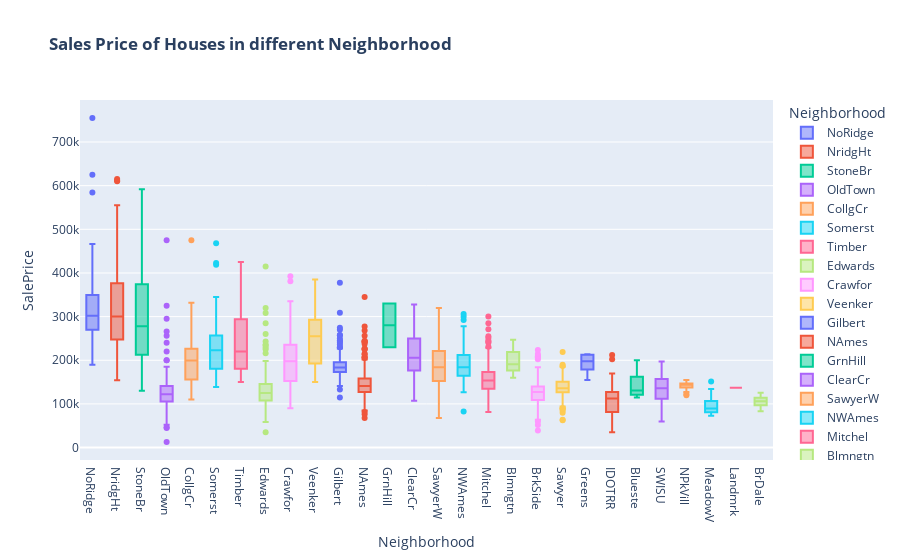

Write notebook code for a chart like this one.
### Code cell
#Sales Price of Houses in different Neighborhood 
px.box(housing_cleaned.sort_values(by=['SalePrice'],ascending=False),
       x='Neighborhood',y='SalePrice',
       color='Neighborhood',
       title='<b> Sales Price of Houses in different Neighborhood')

### Figure 1 — Plotly figure (JSON) as saved in the notebook; plotly's stock layout.template omitted (floating-point values rounded to 4 significant figures; data arrays with more than 128 entries replaced by an {"elided": "..."} marker saying what was removed)
{"data": [{"alignmentgroup": "True", "hovertemplate": "Neighborhood=%{x}<br>SalePrice=%{y}<extra></extra>", "legendgroup": "NoRidge", "marker": {"color": "#636efa"}, "name": "NoRidge", "notched": false, "offsetgroup": "NoRidge", "orientation": "v", "showlegend": true, "type": "box", "x": ["NoRidge", "NoRidge", "NoRidge", "NoRidge", "NoRidge", "NoRidge", "NoRidge", "NoRidge", "NoRidge", "NoRidge", "NoRidge", "NoRidge", "NoRidge", "NoRidge", "NoRidge", "NoRidge", "NoRidge", "NoRidge", "NoRidge", "NoRidge", "NoRidge", "NoRidge", "NoRidge", "NoRidge", "NoRidge", "NoRidge", "NoRidge", "NoRidge", "NoRidge", "NoRidge", "NoRidge", "NoRidge", "NoRidge", "NoRidge", "NoRidge", "NoRidge", "NoRidge", "NoRidge", "NoRidge", "NoRidge", "NoRidge", "NoRidge", "NoRidge", "NoRidge", "NoRidge", "NoRidge", "NoRidge", "NoRidge", "NoRidge", "NoRidge", "NoRidge", "NoRidge", "NoRidge", "NoRidge", "NoRidge", "NoRidge", "NoRidge", "NoRidge", "NoRidge", "NoRidge", "NoRidge", "NoRidge", "NoRidge", "NoRidge", "NoRidge", "NoRidge", "NoRidge"], "x0": " ", "xaxis": "x", "y": [755000, 625000, 584500, 466500, 430000, 410000, 410000, 405000, 403000, 402000, 384500, 372500, 362500, 355000, 350000, 350000, 350000, 348000, 341000, 340000, 337000, 336000, 334000, 333168, 330000, 327000, 325000, 322500, 321000, 315750, 315000, 315000, 315000, 302000, 301500, 300000, 291000, 290000, 290000, 290000, 290000, 290000, 287500, 286000, 285000, 285000, 284500, 280000, 279500, 271000, 269790, 268000, 265000, 263550, 263000, 262000, 260400, 260000, 260000, 260000, 252000, 250000, 248000, 248000, 235000, 221000, 190000], "y0": " ", "yaxis": "y"}, {"alignmentgroup": "True", "hovertemplate": "Neighborhood=%{x}<br>SalePrice=%{y}<extra></extra>", "legendgroup": "NridgHt", "marker": {"color": "#EF553B"}, "name": "NridgHt", "notched": false, "offsetgroup": "NridgHt", "orientation": "v", "showlegend": true, "type": "box", "x": ["NridgHt", "NridgHt", "NridgHt", "NridgHt", "NridgHt", "NridgHt", "NridgHt", "NridgHt", "NridgHt", "NridgHt", "NridgHt", "NridgHt", "NridgHt", "NridgHt", "NridgHt", "NridgHt", "NridgHt", "NridgHt", "NridgHt", "NridgHt", "NridgHt", "NridgHt", "NridgHt", "NridgHt", "NridgHt", "NridgHt", "NridgHt", "NridgHt", "NridgHt", "NridgHt", "NridgHt", "NridgHt", "NridgHt", "NridgHt", "NridgHt", "NridgHt", "NridgHt", "NridgHt", "NridgHt", "NridgHt", "NridgHt", "NridgHt", "NridgHt", "NridgHt", "NridgHt", "NridgHt", "NridgHt", "NridgHt", "NridgHt", "NridgHt", "NridgHt", "NridgHt", "NridgHt", "NridgHt", "NridgHt", "NridgHt", "NridgHt", "NridgHt", "NridgHt", "NridgHt", "NridgHt", "NridgHt", "NridgHt", "NridgHt", "NridgHt", "NridgHt", "NridgHt", "NridgHt", "NridgHt", "NridgHt", "NridgHt", "NridgHt", "NridgHt", "NridgHt", "NridgHt", "NridgHt", "NridgHt", "NridgHt", "NridgHt", "NridgHt", "NridgHt", "NridgHt", "NridgHt", "NridgHt", "NridgHt", "NridgHt", "NridgHt", "NridgHt", "NridgHt", "NridgHt", "NridgHt", "NridgHt", "NridgHt", "NridgHt", "NridgHt", "NridgHt", "NridgHt", "NridgHt", "NridgHt", "NridgHt", "NridgHt", "NridgHt", "NridgHt", "NridgHt", "NridgHt", "NridgHt", "NridgHt", "NridgHt", "NridgHt", "NridgHt", "NridgHt", "NridgHt", "NridgHt", "NridgHt", "NridgHt", "NridgHt", "NridgHt", "NridgHt", "NridgHt", "NridgHt", "NridgHt"], "x0": " ", "xaxis": "x", "y": [615000, 611657, 610000, 555000, 500067, 500000, 479069, 462000, 460000, 451950, 450000, 445000, 440000, 437154, 421250, 418000, 417500, 415000, 412500, 404000, 398800, 395000, 394617, 390000, 386250, 383000, 382500, 380000, 379000, 378000, 376162, 374000, 372397, 372000, 370000, 360000, 360000, 354000, 350000, 350000, 345474, 342643, 342000, 337500, 336860, 335000, 335000, 329900, 326000, 325300, 325000, 324000, 320000, 319900, 317000, 316000, 315000, 310090, 309000, 306000, 300000, 296000, 290000, 286500, 285000, 284000, 284000, 284000, 282500, 280000, 280000, 279000, 277500, 275500, 275000, 275000, 274900, 274000, 269500, 266000, 260116, 259000, 256300, 255900, 255500, 254000, 253293, 252000, 250000, 250000, 248500, 245700, 234250, 232698, 230000, 219500, 214000, 213000, 212500, 209500, 209500, 207500, 207000, 207000, 205000, 204000, 202665, 202500, 200000, 200000, 196000, 194700, 192000, 185850, 184500, 175500, 173000, 173000, 171750, 155000, 154000], "y0": " ", "yaxis": "y"}, {"alignmentgroup": "True", "hovertemplate": "Neighborhood=%{x}<br>SalePrice=%{y}<extra></extra>", "legendgroup": "StoneBr", "marker": {"color": "#00cc96"}, "name": "StoneBr", "notched": false, "offsetgroup": "StoneBr", "orientation": "v", "showlegend": true, "type": "box", "x": ["StoneBr", "StoneBr", "StoneBr", "StoneBr", "StoneBr", "StoneBr", "StoneBr", "StoneBr", "StoneBr", "StoneBr", "StoneBr", "StoneBr", "StoneBr", "StoneBr", "StoneBr", "StoneBr", "StoneBr", "StoneBr", "StoneBr", "StoneBr", "StoneBr", "StoneBr", "StoneBr", "StoneBr", "StoneBr", "StoneBr", "StoneBr", "StoneBr", "StoneBr", "StoneBr", "StoneBr", "StoneBr", "StoneBr", "StoneBr", "StoneBr", "StoneBr", "StoneBr", "StoneBr", "StoneBr", "StoneBr", "StoneBr", "StoneBr", "StoneBr"], "x0": " ", "xaxis": "x", "y": [591587, 538000, 535000, 470000, 455000, 441929, 394432, 392000, 387000, 377426, 375000, 372500, 361919, 356383, 355000, 349265, 334000, 325000, 319900, 318000, 286000, 278000, 275000, 270000, 260000, 251000, 247900, 240000, 239500, 239000, 236500, 213500, 212000, 212000, 207500, 191500, 189000, 188500, 182000, 180000, 180000, 170000, 130000], "y0": " ", "yaxis": "y"}, {"alignmentgroup": "True", "hovertemplate": "Neighborhood=%{x}<br>SalePrice=%{y}<extra></extra>", "legendgroup": "OldTown", "marker": {"color": "#ab63fa"}, "name": "OldTown", "notched": false, "offsetgroup": "OldTown", "orientation": "v", "showlegend": true, "type": "box", "x": {"elided": "213 str values"}, "x0": " ", "xaxis": "x", "y": {"elided": "213 int values"}, "y0": " ", "yaxis": "y"}, {"alignmentgroup": "True", "hovertemplate": "Neighborhood=%{x}<br>SalePrice=%{y}<extra></extra>", "legendgroup": "CollgCr", "marker": {"color": "#FFA15A"}, "name": "CollgCr", "notched": false, "offsetgroup": "CollgCr", "orientation": "v", "showlegend": true, "type": "box", "x": {"elided": "236 str values"}, "x0": " ", "xaxis": "x", "y": {"elided": "236 int values"}, "y0": " ", "yaxis": "y"}, {"alignmentgroup": "True", "hovertemplate": "Neighborhood=%{x}<br>SalePrice=%{y}<extra></extra>", "legendgroup": "Somerst", "marker": {"color": "#19d3f3"}, "name": "Somerst", "notched": false, "offsetgroup": "Somerst", "orientation": "v", "showlegend": true, "type": "box", "x": {"elided": "143 str values"}, "x0": " ", "xaxis": "x", "y": {"elided": "143 int values"}, "y0": " ", "yaxis": "y"}, {"alignmentgroup": "True", "hovertemplate": "Neighborhood=%{x}<br>SalePrice=%{y}<extra></extra>", "legendgroup": "Timber", "marker": {"color": "#FF6692"}, "name": "Timber", "notched": false, "offsetgroup": "Timber", "orientation": "v", "showlegend": true, "type": "box", "x": ["Timber", "Timber", "Timber", "Timber", "Timber", "Timber", "Timber", "Timber", "Timber", "Timber", "Timber", "Timber", "Timber", "Timber", "Timber", "Timber", "Timber", "Timber", "Timber", "Timber", "Timber", "Timber", "Timber", "Timber", "Timber", "Timber", "Timber", "Timber", "Timber", "Timber", "Timber", "Timber", "Timber", "Timber", "Timber", "Timber", "Timber", "Timber", "Timber", "Timber", "Timber", "Timber", "Timber", "Timber", "Timber", "Timber", "Timber", "Timber", "Timber", "Timber", "Timber", "Timber", "Timber", "Timber"], "x0": " ", "xaxis": "x", "y": [425000, 410000, 378500, 375000, 370000, 369900, 335000, 316500, 315500, 315000, 312500, 305000, 298751, 294000, 282000, 281213, 279900, 270000, 265900, 257000, 250000, 244000, 241500, 232500, 228950, 228000, 220000, 220000, 214900, 213500, 204000, 204000, 202900, 202000, 201000, 195000, 187500, 187500, 186700, 184000, 180500, 180000, 180000, 178000, 176000, 175000, 175000, 174000, 174000, 172500, 170000, 167500, 160000, 150000], "y0": " ", "yaxis": "y"}, {"alignmentgroup": "True", "hovertemplate": "Neighborhood=%{x}<br>SalePrice=%{y}<extra></extra>", "legendgroup": "Edwards", "marker": {"color": "#B6E880"}, "name": "Edwards", "notched": false, "offsetgroup": "Edwards", "orientation": "v", "showlegend": true, "type": "box", "x": {"elided": "165 str values"}, "x0": " ", "xaxis": "x", "y": {"elided": "165 int values"}, "y0": " ", "yaxis": "y"}, {"alignmentgroup": "True", "hovertemplate": "Neighborhood=%{x}<br>SalePrice=%{y}<extra></extra>", "legendgroup": "Crawfor", "marker": {"color": "#FF97FF"}, "name": "Crawfor", "notched": false, "offsetgroup": "Crawfor", "orientation": "v", "showlegend": true, "type": "box", "x": ["Crawfor", "Crawfor", "Crawfor", "Crawfor", "Crawfor", "Crawfor", "Crawfor", "Crawfor", "Crawfor", "Crawfor", "Crawfor", "Crawfor", "Crawfor", "Crawfor", "Crawfor", "Crawfor", "Crawfor", "Crawfor", "Crawfor", "Crawfor", "Crawfor", "Crawfor", "Crawfor", "Crawfor", "Crawfor", "Crawfor", "Crawfor", "Crawfor", "Crawfor", "Crawfor", "Crawfor", "Crawfor", "Crawfor", "Crawfor", "Crawfor", "Crawfor", "Crawfor", "Crawfor", "Crawfor", "Crawfor", "Crawfor", "Crawfor", "Crawfor", "Crawfor", "Crawfor", "Crawfor", "Crawfor", "Crawfor", "Crawfor", "Crawfor", "Crawfor", "Crawfor", "Crawfor", "Crawfor", "Crawfor", "Crawfor", "Crawfor", "Crawfor", "Crawfor", "Crawfor", "Crawfor", "Crawfor", "Crawfor", "Crawfor", "Crawfor", "Crawfor", "Crawfor", "Crawfor", "Crawfor", "Crawfor", "Crawfor", "Crawfor", "Crawfor", "Crawfor", "Crawfor", "Crawfor", "Crawfor", "Crawfor", "Crawfor", "Crawfor", "Crawfor", "Crawfor", "Crawfor", "Crawfor", "Crawfor", "Crawfor", "Crawfor", "Crawfor", "Crawfor", "Crawfor", "Crawfor", "Crawfor", "Crawfor"], "x0": " ", "xaxis": "x", "y": [392500, 381000, 335000, 315000, 315000, 315000, 311500, 300000, 289000, 275000, 266500, 263400, 259500, 257500, 257500, 257000, 250000, 250000, 246000, 239000, 239000, 238000, 236500, 235000, 234000, 231000, 230000, 224000, 224000, 223000, 222000, 220000, 219500, 218000, 217500, 217000, 215000, 215000, 210000, 208000, 205000, 205000, 203135, 201000, 200100, 199500, 198000, 198000, 195000, 194000, 194000, 193000, 191000, 189950, 188700, 188000, 177500, 177000, 177000, 174500, 170000, 165000, 164000, 163500, 160000, 158000, 157000, 155000, 154900, 153500, 149000, 148500, 147500, 147500, 146500, 145000, 145000, 145000, 144800, 141500, 140000, 139000, 138887, 138000, 137500, 137000, 136500, 135000, 119750, 110000, 104000, 96500, 90350], "y0": " ", "yaxis": "y"}, {"alignmentgroup": "True", "hovertemplate": "Neighborhood=%{x}<br>SalePrice=%{y}<extra></extra>", "legendgroup": "Veenker", "marker": {"color": "#FECB52"}, "name": "Veenker", "notched": false, "offsetgroup": "Veenker", "orientation": "v", "showlegend": true, "type": "box", "x": ["Veenker", "Veenker", "Veenker", "Veenker", "Veenker", "Veenker", "Veenker", "Veenker", "Veenker", "Veenker", "Veenker", "Veenker", "Veenker", "Veenker", "Veenker", "Veenker", "Veenker", "Veenker", "Veenker", "Veenker", "Veenker", "Veenker", "Veenker"], "x0": " ", "xaxis": "x", "y": [385000, 373000, 324000, 318750, 300000, 294000, 290000, 279700, 275000, 270000, 260000, 255000, 245500, 241600, 218000, 217500, 194000, 192000, 187000, 181500, 165000, 162500, 150000], "y0": " ", "yaxis": "y"}, {"alignmentgroup": "True", "hovertemplate": "Neighborhood=%{x}<br>SalePrice=%{y}<extra></extra>", "legendgroup": "Gilbert", "marker": {"color": "#636efa"}, "name": "Gilbert", "notched": false, "offsetgroup": "Gilbert", "orientation": "v", "showlegend": true, "type": "box", "x": {"elided": "143 str values"}, "x0": " ", "xaxis": "x", "y": {"elided": "143 int values"}, "y0": " ", "yaxis": "y"}, {"alignmentgroup": "True", "hovertemplate": "Neighborhood=%{x}<br>SalePrice=%{y}<extra></extra>", "legendgroup": "NAmes", "marker": {"color": "#EF553B"}, "name": "NAmes", "notched": false, "offsetgroup": "NAmes", "orientation": "v", "showlegend": true, "type": "box", "x": {"elided": "410 str values"}, "x0": " ", "xaxis": "x", "y": {"elided": "410 int values"}, "y0": " ", "yaxis": "y"}, {"alignmentgroup": "True", "hovertemplate": "Neighborhood=%{x}<br>SalePrice=%{y}<extra></extra>", "legendgroup": "GrnHill", "marker": {"color": "#00cc96"}, "name": "GrnHill", "notched": false, "offsetgroup": "GrnHill", "orientation": "v", "showlegend": true, "type": "box", "x": ["GrnHill", "GrnHill"], "x0": " ", "xaxis": "x", "y": [330000, 230000], "y0": " ", "yaxis": "y"}, {"alignmentgroup": "True", "hovertemplate": "Neighborhood=%{x}<br>SalePrice=%{y}<extra></extra>", "legendgroup": "ClearCr", "marker": {"color": "#ab63fa"}, "name": "ClearCr", "notched": false, "offsetgroup": "ClearCr", "orientation": "v", "showlegend": true, "type": "box", "x": ["ClearCr", "ClearCr", "ClearCr", "ClearCr", "ClearCr", "ClearCr", "ClearCr", "ClearCr", "ClearCr", "ClearCr", "ClearCr", "ClearCr", "ClearCr", "ClearCr", "ClearCr", "ClearCr", "ClearCr", "ClearCr", "ClearCr", "ClearCr", "ClearCr", "ClearCr", "ClearCr", "ClearCr", "ClearCr", "ClearCr", "ClearCr", "ClearCr", "ClearCr", "ClearCr", "ClearCr", "ClearCr", "ClearCr", "ClearCr", "ClearCr", "ClearCr", "ClearCr", "ClearCr", "ClearCr", "ClearCr"], "x0": " ", "xaxis": "x", "y": [328000, 302000, 280000, 279000, 278000, 277000, 270000, 260000, 256000, 255000, 245000, 244400, 241500, 240000, 240000, 235000, 233500, 230000, 225000, 211000, 200500, 200000, 195000, 192000, 190000, 190000, 187500, 185000, 182000, 180000, 173000, 173000, 165000, 164000, 161500, 155000, 148400, 145000, 134432, 107500], "y0": " ", "yaxis": "y"}, {"alignmentgroup": "True", "hovertemplate": "Neighborhood=%{x}<br>SalePrice=%{y}<extra></extra>", "legendgroup": "SawyerW", "marker": {"color": "#FFA15A"}, "name": "SawyerW", "notched": false, "offsetgroup": "SawyerW", "orientation": "v", "showlegend": true, "type": "box", "x": ["SawyerW", "SawyerW", "SawyerW", "SawyerW", "SawyerW", "SawyerW", "SawyerW", "SawyerW", "SawyerW", "SawyerW", "SawyerW", "SawyerW", "SawyerW", "SawyerW", "SawyerW", "SawyerW", "SawyerW", "SawyerW", "SawyerW", "SawyerW", "SawyerW", "SawyerW", "SawyerW", "SawyerW", "SawyerW", "SawyerW", "SawyerW", "SawyerW", "SawyerW", "SawyerW", "SawyerW", "SawyerW", "SawyerW", "SawyerW", "SawyerW", "SawyerW", "SawyerW", "SawyerW", "SawyerW", "SawyerW", "SawyerW", "SawyerW", "SawyerW", "SawyerW", "SawyerW", "SawyerW", "SawyerW", "SawyerW", "SawyerW", "SawyerW", "SawyerW", "SawyerW", "SawyerW", "SawyerW", "SawyerW", "SawyerW", "SawyerW", "SawyerW", "SawyerW", "SawyerW", "SawyerW", "SawyerW", "SawyerW", "SawyerW", "SawyerW", "SawyerW", "SawyerW", "SawyerW", "SawyerW", "SawyerW", "SawyerW", "SawyerW", "SawyerW", "SawyerW", "SawyerW", "SawyerW", "SawyerW", "SawyerW", "SawyerW", "SawyerW", "SawyerW", "SawyerW", "SawyerW", "SawyerW", "SawyerW", "SawyerW", "SawyerW", "SawyerW", "SawyerW", "SawyerW", "SawyerW", "SawyerW", "SawyerW", "SawyerW", "SawyerW", "SawyerW", "SawyerW", "SawyerW", "SawyerW", "SawyerW", "SawyerW", "SawyerW", "SawyerW", "SawyerW", "SawyerW", "SawyerW", "SawyerW", "SawyerW", "SawyerW", "SawyerW", "SawyerW", "SawyerW", "SawyerW"], "x0": " ", "xaxis": "x", "y": [320000, 316600, 301000, 277000, 275000, 271900, 270000, 269500, 269500, 269500, 262280, 260000, 257000, 239900, 239500, 238000, 236000, 233000, 229000, 228500, 228500, 228000, 226500, 225000, 225000, 225000, 224500, 224243, 220000, 220000, 220000, 218000, 215000, 215000, 213000, 209000, 207000, 205000, 203000, 201000, 194500, 193500, 193000, 193000, 192500, 191750, 190500, 189000, 189000, 189000, 188000, 187000, 187000, 184900, 184900, 184000, 184000, 182000, 181000, 181000, 180000, 179900, 179200, 179200, 179000, 178000, 175900, 175000, 173000, 172000, 171500, 171000, 170000, 163000, 162000, 162000, 160000, 159000, 159000, 159000, 158000, 156500, 155000, 153900, 153000, 152000, 152000, 151000, 150000, 149000, 147000, 147000, 146000, 145000, 144000, 144000, 143500, 143000, 142953, 142500, 142000, 141000, 139500, 138500, 131000, 128000, 125000, 120000, 107000, 99500, 82000, 76000, 67500], "y0": " ", "yaxis": "y"}, {"alignmentgroup": "True", "hovertemplate": "Neighborhood=%{x}<br>SalePrice=%{y}<extra></extra>", "legendgroup": "NWAmes", "marker": {"color": "#19d3f3"}, "name": "NWAmes", "notched": false, "offsetgroup": "NWAmes", "orientation": "v", "showlegend": true, "type": "box", "x": ["NWAmes", "NWAmes", "NWAmes", "NWAmes", "NWAmes", "NWAmes", "NWAmes", "NWAmes", "NWAmes", "NWAmes", "NWAmes", "NWAmes", "NWAmes", "NWAmes", "NWAmes", "NWAmes", "NWAmes", "NWAmes", "NWAmes", "NWAmes", "NWAmes", "NWAmes", "NWAmes", "NWAmes", "NWAmes", "NWAmes", "NWAmes", "NWAmes", "NWAmes", "NWAmes", "NWAmes", "NWAmes", "NWAmes", "NWAmes", "NWAmes", "NWAmes", "NWAmes", "NWAmes", "NWAmes", "NWAmes", "NWAmes", "NWAmes", "NWAmes", "NWAmes", "NWAmes", "NWAmes", "NWAmes", "NWAmes", "NWAmes", "NWAmes", "NWAmes", "NWAmes", "NWAmes", "NWAmes", "NWAmes", "NWAmes", "NWAmes", "NWAmes", "NWAmes", "NWAmes", "NWAmes", "NWAmes", "NWAmes", "NWAmes", "NWAmes", "NWAmes", "NWAmes", "NWAmes", "NWAmes", "NWAmes", "NWAmes", "NWAmes", "NWAmes", "NWAmes", "NWAmes", "NWAmes", "NWAmes", "NWAmes", "NWAmes", "NWAmes", "NWAmes", "NWAmes", "NWAmes", "NWAmes", "NWAmes", "NWAmes", "NWAmes", "NWAmes", "NWAmes", "NWAmes", "NWAmes", "NWAmes", "NWAmes", "NWAmes", "NWAmes", "NWAmes", "NWAmes", "NWAmes", "NWAmes", "NWAmes", "NWAmes", "NWAmes", "NWAmes", "NWAmes", "NWAmes", "NWAmes", "NWAmes", "NWAmes", "NWAmes", "NWAmes", "NWAmes", "NWAmes", "NWAmes", "NWAmes", "NWAmes", "NWAmes", "NWAmes", "NWAmes", "NWAmes", "NWAmes", "NWAmes", "NWAmes", "NWAmes"], "x0": " ", "xaxis": "x", "y": [306000, 299800, 292500, 278000, 272000, 262500, 260000, 256900, 255000, 250000, 250000, 249000, 243500, 241500, 240050, 240000, 235000, 235000, 230000, 229000, 227000, 226500, 220000, 218500, 215000, 215000, 215000, 213250, 213000, 213000, 212500, 210000, 207500, 206000, 205000, 205000, 202500, 200000, 200000, 197900, 197900, 197500, 197500, 197000, 196500, 195000, 192350, 192000, 190000, 190000, 190000, 190000, 188900, 188500, 187500, 185750, 185000, 185000, 185000, 185000, 184500, 184000, 183000, 182900, 181900, 181000, 181000, 179900, 179900, 178900, 178000, 176000, 176000, 175500, 175500, 175000, 175000, 175000, 174000, 174000, 173000, 172500, 172000, 171000, 170000, 170000, 170000, 169000, 167900, 167900, 165150, 165000, 164500, 164000, 163000, 162900, 162500, 162000, 161500, 161000, 159900, 158500, 158000, 157000, 155000, 154000, 154000, 153500, 152000, 152000, 151500, 150000, 148000, 146900, 146500, 143450, 143000, 140500, 140000, 136905, 135000, 127000, 82500], "y0": " ", "yaxis": "y"}, {"alignmentgroup": "True", "hovertemplate": "Neighborhood=%{x}<br>SalePrice=%{y}<extra></extra>", "legendgroup": "Mitchel", "marker": {"color": "#FF6692"}, "name": "Mitchel", "notched": false, "offsetgroup": "Mitchel", "orientation": "v", "showlegend": true, "type": "box", "x": ["Mitchel", "Mitchel", "Mitchel", "Mitchel", "Mitchel", "Mitchel", "Mitchel", "Mitchel", "Mitchel", "Mitchel", "Mitchel", "Mitchel", "Mitchel", "Mitchel", "Mitchel", "Mitchel", "Mitchel", "Mitchel", "Mitchel", "Mitchel", "Mitchel", "Mitchel", "Mitchel", "Mitchel", "Mitchel", "Mitchel", "Mitchel", "Mitchel", "Mitchel", "Mitchel", "Mitchel", "Mitchel", "Mitchel", "Mitchel", "Mitchel", "Mitchel", "Mitchel", "Mitchel", "Mitchel", "Mitchel", "Mitchel", "Mitchel", "Mitchel", "Mitchel", "Mitchel", "Mitchel", "Mitchel", "Mitchel", "Mitchel", "Mitchel", "Mitchel", "Mitchel", "Mitchel", "Mitchel", "Mitchel", "Mitchel", "Mitchel", "Mitchel", "Mitchel", "Mitchel", "Mitchel", "Mitchel", "Mitchel", "Mitchel", "Mitchel", "Mitchel", "Mitchel", "Mitchel", "Mitchel", "Mitchel", "Mitchel", "Mitchel", "Mitchel", "Mitchel", "Mitchel", "Mitchel", "Mitchel", "Mitchel", "Mitchel", "Mitchel", "Mitchel", "Mitchel", "Mitchel", "Mitchel", "Mitchel", "Mitchel", "Mitchel", "Mitchel", "Mitchel", "Mitchel", "Mitchel", "Mitchel", "Mitchel", "Mitchel", "Mitchel", "Mitchel", "Mitchel", "Mitchel", "Mitchel", "Mitchel", "Mitchel", "Mitchel", "Mitchel", "Mitchel"], "x0": " ", "xaxis": "x", "y": [300000, 285000, 271000, 254900, 251000, 245000, 242500, 240000, 231000, 228500, 215000, 215000, 215000, 213000, 210000, 209000, 201000, 196000, 196000, 190000, 188000, 188000, 183500, 173500, 173000, 173000, 173000, 173000, 172000, 171500, 171000, 170000, 170000, 169900, 169000, 168000, 166500, 165500, 165000, 164000, 162000, 161000, 160500, 160000, 160000, 160000, 159000, 157900, 157000, 156450, 156000, 153500, 153500, 152500, 150900, 149900, 149000, 148000, 148000, 146800, 146500, 146000, 145000, 143000, 143000, 143000, 142500, 140000, 140000, 139500, 139000, 139000, 138000, 138000, 137500, 136000, 135000, 135000, 134500, 134000, 132250, 132000, 131900, 131250, 131000, 131000, 130500, 130000, 130000, 130000, 130000, 129500, 129500, 128500, 126500, 126000, 124500, 124500, 119500, 115000, 113000, 112000, 93500, 81500], "y0": " ", "yaxis": "y"}, {"alignmentgroup": "True", "hovertemplate": "Neighborhood=%{x}<br>SalePrice=%{y}<extra></extra>", "legendgroup": "Blmngtn", "marker": {"color": "#B6E880"}, "name": "Blmngtn", "notched": false, "offsetgroup": "Blmngtn", "orientation": "v", "showlegend": true, "type": "box", "x": ["Blmngtn", "Blmngtn", "Blmngtn", "Blmngtn", "Blmngtn", "Blmngtn", "Blmngtn", "Blmngtn", "Blmngtn", "Blmngtn", "Blmngtn", "Blmngtn", "Blmngtn", "Blmngtn", "Blmngtn", "Blmngtn", "Blmngtn", "Blmngtn", "Blmngtn", "Blmngtn", "Blmngtn", "Blmngtn", "Blmngtn"], "x0": " ", "xaxis": "x", "y": [246990, 246578, 234000, 226500, 225000, 219990, 215000, 213490, 195000, 192500, 192000, 191000, 187687, 185485, 181000, 180000, 178740, 175900, 174000, 172500, 160200, 160000, 159895], "y0": " ", "yaxis": "y"}, {"alignmentgroup": "True", "hovertemplate": "Neighborhood=%{x}<br>SalePrice=%{y}<extra></extra>", "legendgroup": "BrkSide", "marker": {"color": "#FF97FF"}, "name": "BrkSide", "notched": false, "offsetgroup": "BrkSide", "orientation": "v", "showlegend": true, "type": "box", "x": ["BrkSide", "BrkSide", "BrkSide", "BrkSide", "BrkSide", "BrkSide", "BrkSide", "BrkSide", "BrkSide", "BrkSide", "BrkSide", "BrkSide", "BrkSide", "BrkSide", "BrkSide", "BrkSide", "BrkSide", "BrkSide", "BrkSide", "BrkSide", "BrkSide", "BrkSide", "BrkSide", "BrkSide", "BrkSide", "BrkSide", "BrkSide", "BrkSide", "BrkSide", "BrkSide", "BrkSide", "BrkSide", "BrkSide", "BrkSide", "BrkSide", "BrkSide", "BrkSide", "BrkSide", "BrkSide", "BrkSide", "BrkSide", "BrkSide", "BrkSide", "BrkSide", "BrkSide", "BrkSide", "BrkSide", "BrkSide", "BrkSide", "BrkSide", "BrkSide", "BrkSide", "BrkSide", "BrkSide", "BrkSide", "BrkSide", "BrkSide", "BrkSide", "BrkSide", "BrkSide", "BrkSide", "BrkSide", "BrkSide", "BrkSide", "BrkSide", "BrkSide", "BrkSide", "BrkSide", "BrkSide", "BrkSide", "BrkSide", "BrkSide", "BrkSide", "BrkSide", "BrkSide", "BrkSide", "BrkSide", "BrkSide", "BrkSide", "BrkSide", "BrkSide", "BrkSide", "BrkSide", "BrkSide", "BrkSide", "BrkSide", "BrkSide", "BrkSide", "BrkSide", "BrkSide", "BrkSide", "BrkSide", "BrkSide", "BrkSide", "BrkSide", "BrkSide", "BrkSide", "BrkSide", "BrkSide", "BrkSide", "BrkSide", "BrkSide", "BrkSide"], "x0": " ", "xaxis": "x", "y": [223500, 214500, 210000, 209500, 207000, 205000, 202500, 184000, 180500, 167500, 165000, 164900, 162900, 162500, 159000, 157000, 153575, 153000, 150000, 150000, 149000, 149000, 145000, 144000, 141500, 140200, 139900, 138400, 138000, 137500, 137000, 136500, 135000, 134900, 134000, 133000, 132500, 132500, 132000, 132000, 132000, 131750, 131000, 130000, 129000, 128500, 128250, 128000, 128000, 128000, 128000, 127500, 127000, 127000, 126500, 126000, 124000, 123900, 123000, 121000, 120000, 119000, 119000, 118000, 117000, 116500, 115000, 115000, 115000, 114500, 113000, 113000, 113000, 112000, 110000, 110000, 109500, 109000, 106900, 105000, 105000, 102000, 100000, 93000, 90000, 89000, 87000, 87000, 85500, 82500, 81300, 80500, 79900, 79500, 79000, 76500, 72500, 68500, 64500, 64000, 60000, 52000, 39300], "y0": " ", "yaxis": "y"}, {"alignmentgroup": "True", "hovertemplate": "Neighborhood=%{x}<br>SalePrice=%{y}<extra></extra>", "legendgroup": "Sawyer", "marker": {"color": "#FECB52"}, "name": "Sawyer", "notched": false, "offsetgroup": "Sawyer", "orientation": "v", "showlegend": true, "type": "box", "x": {"elided": "139 str values"}, "x0": " ", "xaxis": "x", "y": {"elided": "139 int values"}, "y0": " ", "yaxis": "y"}, {"alignmentgroup": "True", "hovertemplate": "Neighborhood=%{x}<br>SalePrice=%{y}<extra></extra>", "legendgroup": "Greens", "marker": {"color": "#636efa"}, "name": "Greens", "notched": false, "offsetgroup": "Greens", "orientation": "v", "showlegend": true, "type": "box", "x": ["Greens", "Greens", "Greens", "Greens", "Greens", "Greens", "Greens", "Greens"], "x0": " ", "xaxis": "x", "y": [214000, 213750, 211500, 206000, 190000, 188000, 170000, 155000], "y0": " ", "yaxis": "y"}, {"alignmentgroup": "True", "hovertemplate": "Neighborhood=%{x}<br>SalePrice=%{y}<extra></extra>", "legendgroup": "IDOTRR", "marker": {"color": "#EF553B"}, "name": "IDOTRR", "notched": false, "offsetgroup": "IDOTRR", "orientation": "v", "showlegend": true, "type": "box", "x": ["IDOTRR", "IDOTRR", "IDOTRR", "IDOTRR", "IDOTRR", "IDOTRR", "IDOTRR", "IDOTRR", "IDOTRR", "IDOTRR", "IDOTRR", "IDOTRR", "IDOTRR", "IDOTRR", "IDOTRR", "IDOTRR", "IDOTRR", "IDOTRR", "IDOTRR", "IDOTRR", "IDOTRR", "IDOTRR", "IDOTRR", "IDOTRR", "IDOTRR", "IDOTRR", "IDOTRR", "IDOTRR", "IDOTRR", "IDOTRR", "IDOTRR", "IDOTRR", "IDOTRR", "IDOTRR", "IDOTRR", "IDOTRR", "IDOTRR", "IDOTRR", "IDOTRR", "IDOTRR", "IDOTRR", "IDOTRR", "IDOTRR", "IDOTRR", "IDOTRR", "IDOTRR", "IDOTRR", "IDOTRR", "IDOTRR", "IDOTRR", "IDOTRR", "IDOTRR", "IDOTRR", "IDOTRR", "IDOTRR", "IDOTRR", "IDOTRR", "IDOTRR", "IDOTRR", "IDOTRR", "IDOTRR", "IDOTRR", "IDOTRR", "IDOTRR", "IDOTRR", "IDOTRR", "IDOTRR", "IDOTRR", "IDOTRR", "IDOTRR", "IDOTRR", "IDOTRR", "IDOTRR", "IDOTRR", "IDOTRR", "IDOTRR"], "x0": " ", "xaxis": "x", "y": [212300, 202500, 169500, 165500, 161000, 152000, 150909, 149000, 147000, 145400, 141000, 141000, 141000, 139400, 139000, 135000, 135000, 129850, 127500, 127000, 126000, 126000, 125500, 125500, 124900, 123000, 120500, 120500, 120000, 120000, 119600, 119500, 119000, 118400, 116500, 116000, 115000, 115000, 110000, 110000, 109900, 108000, 103000, 103000, 101000, 100000, 99500, 99500, 93850, 91000, 89500, 89000, 87000, 85000, 84500, 82375, 82000, 81000, 80900, 78000, 78000, 75200, 75000, 72000, 72000, 68400, 68104, 65000, 64500, 57625, 55000, 55000, 50000, 40000, 35311, 34900], "y0": " ", "yaxis": "y"}, {"alignmentgroup": "True", "hovertemplate": "Neighborhood=%{x}<br>SalePrice=%{y}<extra></extra>", "legendgroup": "Blueste", "marker": {"color": "#00cc96"}, "name": "Blueste", "notched": false, "offsetgroup": "Blueste", "orientation": "v", "showlegend": true, "type": "box", "x": ["Blueste", "Blueste", "Blueste", "Blueste", "Blueste", "Blueste", "Blueste", "Blueste", "Blueste", "Blueste"], "x0": " ", "xaxis": "x", "y": [200000, 185000, 162500, 151000, 137000, 124000, 123900, 121000, 116500, 115000], "y0": " ", "yaxis": "y"}, {"alignmentgroup": "True", "hovertemplate": "Neighborhood=%{x}<br>SalePrice=%{y}<extra></extra>", "legendgroup": "SWISU", "marker": {"color": "#ab63fa"}, "name": "SWISU", "notched": false, "offsetgroup": "SWISU", "orientation": "v", "showlegend": true, "type": "box", "x": ["SWISU", "SWISU", "SWISU", "SWISU", "SWISU", "SWISU", "SWISU", "SWISU", "SWISU", "SWISU", "SWISU", "SWISU", "SWISU", "SWISU", "SWISU", "SWISU", "SWISU", "SWISU", "SWISU", "SWISU", "SWISU", "SWISU", "SWISU", "SWISU", "SWISU", "SWISU", "SWISU", "SWISU", "SWISU", "SWISU", "SWISU", "SWISU", "SWISU", "SWISU", "SWISU", "SWISU", "SWISU", "SWISU", "SWISU", "SWISU", "SWISU", "SWISU"], "x0": " ", "xaxis": "x", "y": [197000, 189000, 179500, 175000, 169000, 168000, 160000, 160000, 160000, 159434, 157000, 155000, 150000, 149000, 145000, 140000, 140000, 139500, 137450, 137000, 136500, 135900, 135000, 131000, 128000, 127000, 126000, 118500, 118000, 115000, 114900, 112000, 108500, 105000, 104000, 102000, 100000, 100000, 95000, 91000, 80000, 60000], "y0": " ", "yaxis": "y"}, {"alignmentgroup": "True", "hovertemplate": "Neighborhood=%{x}<br>SalePrice=%{y}<extra></extra>", "legendgroup": "NPkVill", "marker": {"color": "#FFA15A"}, "name": "NPkVill", "notched": false, "offsetgroup": "NPkVill", "orientation": "v", "showlegend": true, "type": "box", "x": ["NPkVill", "NPkVill", "NPkVill", "NPkVill", "NPkVill", "NPkVill", "NPkVill", "NPkVill", "NPkVill", "NPkVill", "NPkVill", "NPkVill", "NPkVill", "NPkVill", "NPkVill", "NPkVill", "NPkVill", "NPkVill", "NPkVill", "NPkVill", "NPkVill", "NPkVill"], "x0": " ", "xaxis": "x", "y": [155000, 149900, 148500, 148500, 148500, 147000, 147000, 146300, 146000, 146000, 144000, 143750, 143000, 142500, 138000, 137900, 137500, 128500, 128000, 127500, 123000, 120000], "y0": " ", "yaxis": "y"}, {"alignmentgroup": "True", "hovertemplate": "Neighborhood=%{x}<br>SalePrice=%{y}<extra></extra>", "legendgroup": "MeadowV", "marker": {"color": "#19d3f3"}, "name": "MeadowV", "notched": false, "offsetgroup": "MeadowV", "orientation": "v", "showlegend": true, "type": "box", "x": ["MeadowV", "MeadowV", "MeadowV", "MeadowV", "MeadowV", "MeadowV", "MeadowV", "MeadowV", "MeadowV", "MeadowV", "MeadowV", "MeadowV", "MeadowV", "MeadowV", "MeadowV", "MeadowV", "MeadowV", "MeadowV", "MeadowV", "MeadowV", "MeadowV", "MeadowV", "MeadowV", "MeadowV", "MeadowV", "MeadowV", "MeadowV", "MeadowV", "MeadowV", "MeadowV", "MeadowV", "MeadowV", "MeadowV", "MeadowV"], "x0": " ", "xaxis": "x", "y": [151400, 134000, 129900, 129500, 127000, 124000, 119500, 115000, 106500, 105000, 104500, 98000, 97000, 94900, 93900, 91000, 90500, 88250, 88000, 86000, 85500, 85500, 85000, 84500, 83500, 81000, 80000, 79500, 79400, 76000, 75500, 75190, 75000, 73000], "y0": " ", "yaxis": "y"}, {"alignmentgroup": "True", "hovertemplate": "Neighborhood=%{x}<br>SalePrice=%{y}<extra></extra>", "legendgroup": "Landmrk", "marker": {"color": "#FF6692"}, "name": "Landmrk", "notched": false, "offsetgroup": "Landmrk", "orientation": "v", "showlegend": true, "type": "box", "x": ["Landmrk"], "x0": " ", "xaxis": "x", "y": [137000], "y0": " ", "yaxis": "y"}, {"alignmentgroup": "True", "hovertemplate": "Neighborhood=%{x}<br>SalePrice=%{y}<extra></extra>", "legendgroup": "BrDale", "marker": {"color": "#B6E880"}, "name": "BrDale", "notched": false, "offsetgroup": "BrDale", "orientation": "v", "showlegend": true, "type": "box", "x": ["BrDale", "BrDale", "BrDale", "BrDale", "BrDale", "BrDale", "BrDale", "BrDale", "BrDale", "BrDale", "BrDale", "BrDale", "BrDale", "BrDale", "BrDale", "BrDale", "BrDale", "BrDale", "BrDale", "BrDale", "BrDale", "BrDale", "BrDale", "BrDale", "BrDale", "BrDale", "BrDale", "BrDale", "BrDale"], "x0": " ", "xaxis": "x", "y": [125500, 125000, 122500, 119500, 118000, 118000, 116000, 113700, 113500, 113000, 112000, 111750, 111000, 108000, 106000, 106000, 105500, 105500, 103400, 100500, 100000, 97000, 96000, 94500, 89500, 89000, 88000, 85400, 83000], "y0": " ", "yaxis": "y"}], "layout": {"boxmode": "overlay", "legend": {"title": {"text": "Neighborhood"}, "tracegroupgap": 0}, "title": {"text": "<b> Sales Price of Houses in different Neighborhood"}, "xaxis": {"anchor": "y", "categoryarray": ["NoRidge", "NridgHt", "StoneBr", "OldTown", "CollgCr", "Somerst", "Timber", "Edwards", "Crawfor", "Veenker", "Gilbert", "NAmes", "GrnHill", "ClearCr", "SawyerW", "NWAmes", "Mitchel", "Blmngtn", "BrkSide", "Sawyer", "Greens", "IDOTRR", "Blueste", "SWISU", "NPkVill", "MeadowV", "Landmrk", "BrDale"], "categoryorder": "array", "domain": [0, 1], "title": {"text": "Neighborhood"}}, "yaxis": {"anchor": "x", "domain": [0, 1], "title": {"text": "SalePrice"}}}}
